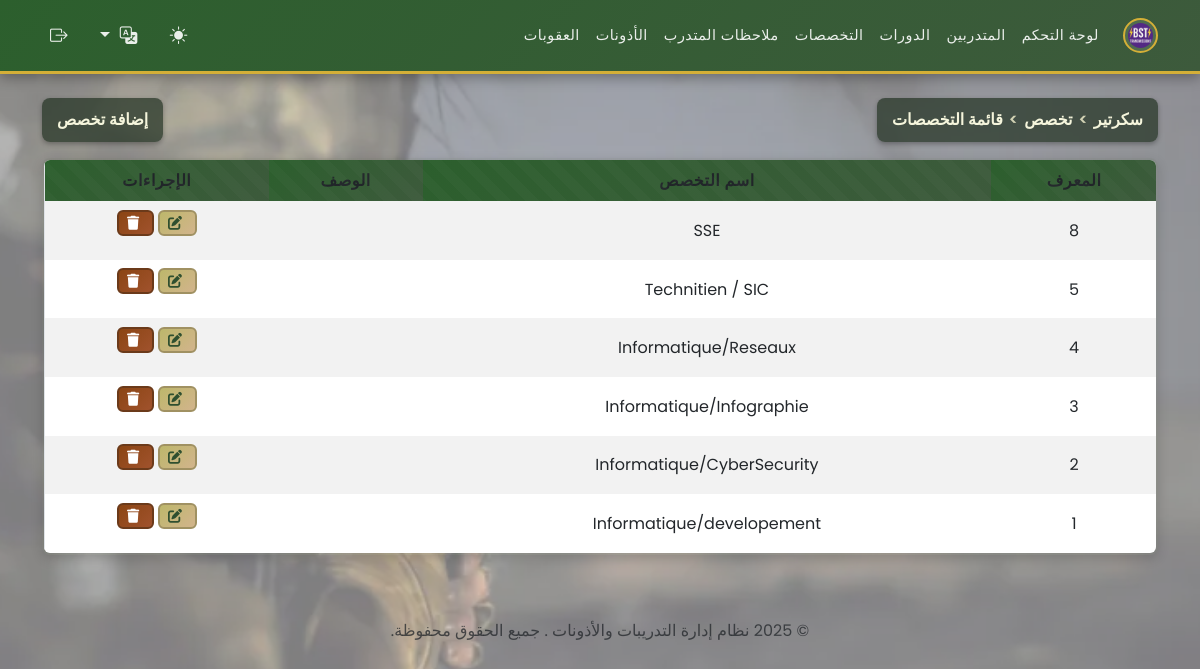
The page /secretaire/manage_specialites.php (signed in) on the database its author committed.
### tables this page shows
CREATE TABLE `specialites` (
  `id` int(11) NOT NULL,
  `nom_specialite` varchar(150) NOT NULL,
  `description` text DEFAULT NULL
);

### functions.php (called while the page is built, shortened)
<?php
if (isset($_GET['lang'])) {
    $lang = $_GET['lang'];
    $_SESSION['lang'] = $lang;
} elseif (isset($_SESSION['lang'])) {
    $lang = $_SESSION['lang'];
} else {
    $lang = 'fr';
    $_SESSION['lang'] = $lang;
}
$lang_file = __DIR__ . '/lang/' . $lang . '.php';
if (file_exists($lang_file)) {
    $translations = include $lang_file;
} else {
    $translations = include __DIR__ . '/lang/fr.php';
}
?>

### secretaire/manage_specialites.php (the view, shortened to what this page needs)
<?php
require '../functions.php';
$specialites = $pdo->query("SELECT * FROM specialites ORDER BY id DESC")->fetchAll();
?>
<?php include '../templates/header.php'; ?>
<div class="d-flex justify-content-between align-items-center mb-3">
<div class="breadcrumb-header"><?php echo htmlspecialchars($translations['breadcrumb_secretaire']); ?> <span>></span> <?php echo htmlspecialchars($translations['breadcrumb_specialite']); ?> <span>></span> <?php echo htmlspecialchars($translations['breadcrumb_liste_specialites']); ?></div>
<button class="breadcrumb-header" data-bs-toggle="modal" data-bs-target="#addSpecialiteModal"><?php echo htmlspecialchars($translations['add_specialty']); ?></button>
</div>
<table class="table table-striped table-responsive" style="border-radius: 0.5rem; overflow: hidden;">
    <thead>
        <tr>
            <th><?php echo htmlspecialchars($translations['id']); ?></th>
            <th><?php echo htmlspecialchars($translations['specialty_name']); ?></th>
            <th><?php echo htmlspecialchars($translations['description']); ?></th>
            <th><?php echo htmlspecialchars($translations['actions']); ?></th>
        </tr>
    </thead>
    <tbody>
        <?php foreach ($specialites as $spec): ?>
        <tr>
            <td><?php echo $spec['id']; ?></td>
            <td><?php echo $spec['nom_specialite']; ?></td>
            <td><?php echo $spec['description']; ?></td>
            <td>
                <button class="btn btn-sm btn-warning" data-bs-toggle="modal" data-bs-target="#editSpecialiteModal<?php echo $spec['id']; ?>"><i class="fas fa-edit"></i></button>
                <form method="post" action="../actions/delete_specialite.php" style="display:inline-block;" onsubmit="return confirm('<?php echo htmlspecialchars($translations['confirm_delete_specialite'] ?? 'Are you sure you want to delete this specialite?'); ?>');">
                    <button type="submit" class="btn btn-sm btn-danger"><i class="fas fa-trash"></i></button>
                </form>
            </td>
        </tr>
        <?php endforeach; ?>
    </tbody>
</table>
<?php include '../templates/footer.php'; ?>

### templates/header.php (style rules this page uses)
:root { --body-bg: #ffffff; --body-color: #000000; --military-primary: #2C5F2D; --military-secondary: #3D5A3C; --military-accent: #8B7355; --military-gold: #D4AF37; --military-dark: #1A3A1A; }
body { background-color: var(--body-bg) !important; color: var(--body-color) !important; font-family: 'Poppins', sans-serif; transition: background-color 0.3s ease; }
body::before { content: ''; position: fixed; top: 0; left: 0; width: 100%; height: 100%; background: url('/pbst_app/images/bg1.webp') no-repeat center center fixed; background-size: cover; opacity: 0.5; z-index: -1; }
table { background: linear-gradient(135deg, rgba(76, 91, 65, 0.15) 0%, rgba(58, 73, 47, 0.10) 100%); border-radius: 12px; overflow: hidden; width: 100%; border: 2px solid var(--military-secondary); box-shadow: 0 4px 12px rgba(0, 0, 0, 0.15); position: relative; }
table::before { content: ''; position: absolute; top: 0; left: 0; right: 0; bottom: 0; background: repeating-linear-gradient( 45deg, transparent, transparent 10px, rgba(255, 255, 255, 0.02) 10px, rgba(255, 255, 255, 0.02) 20px ); pointer-events: none; border-radius: 12px; }
table th { background: linear-gradient(135deg, var(--military-primary) 0%, var(--military-secondary) 100%); color: #fff; text-align: center; vertical-align: middle; font-weight: 600; text-transform: uppercase; letter-spacing: 0.5px; border-bottom: 2px solid var(--military-gold); }
table td, table th { text-align: center; vertical-align: middle; padding: 0.75rem; border: none; }
table tbody tr { transition: all 0.3s ease; }
.btn { border-radius: 6px; font-weight: 600; text-transform: uppercase; letter-spacing: 0.5px; transition: all 0.3s ease; border: 2px solid transparent; position: relative; overflow: hidden; }
.btn::before { content: ''; position: absolute; top: 0; left: -100%; width: 100%; height: 100%; background: linear-gradient(90deg, transparent, rgba(255, 255, 255, 0.2), transparent); transition: left 0.5s; }
.btn-warning { background: linear-gradient(135deg, #BDB76B 0%, #D2B48C 100%); color: #2F4F2F; border-color: #A09162; }
.btn-danger { background: linear-gradient(135deg, #8B4513 0%, #A0522D 100%); color: #fff; border-color: #6B3A1A; }
.btn i { font-weight: 900; margin-right: 0.25rem; }
.breadcrumb-header { background: rgba(34, 49, 34, 0.7); color: #f5f5dc; font-weight: 600; font-family: 'Poppins', sans-serif; padding: 10px 15px; border-radius: 8px; display: flex; align-items: center; box-shadow: 0 2px 5px rgba(0, 0, 0, 0.3); cursor: pointer; border: none; outline: none; }
.breadcrumb-header span { margin: 0 6px; color: #d2d2b4; }

### rows shown on the page
specialites: id "8", nom_specialite "SSE"
specialites: id "5", nom_specialite "Technitien / SIC"
specialites: id "4", nom_specialite "Informatique/Reseaux"
specialites: id "3", nom_specialite "Informatique/Infographie"
specialites: id "2", nom_specialite "Informatique/CyberSecurity"
specialites: id "1", nom_specialite "Informatique/developement"

### other values the page prints
$translations['dashboard'] "لوحة التحكم"
$translations['trainees'] "المتدربين"
$translations['stages'] "الدورات"
$translations['specialities'] "التخصصات"
$translations['notes'] "ملاحظات المتدرب"
$translations['permissions'] "الأذونات"
$translations['sanctions'] "العقوبات"
$translations['breadcrumb_secretaire'] "سكرتير"
$translations['breadcrumb_specialite'] "تخصص"
$translations['breadcrumb_liste_specialites'] "قائمة التخصصات"
$translations['add_specialty'] "إضافة تخصص"
$translations['id'] "المعرف"
$translations['specialty_name'] "اسم التخصص"
$translations['description'] "الوصف"
$translations['actions'] "الإجراءات"
